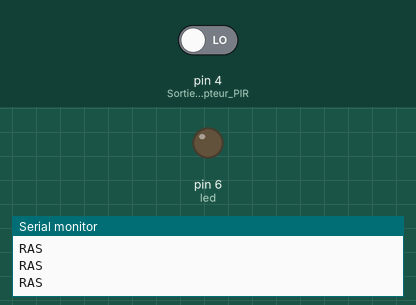
This sketch was run on a simulated Arduino Uno, built with avr-gcc and run on an emulated ATmega328P. Parts: output pins drawn as LEDs (lit = HIGH), the last lines printed to the serial monitor. Inputs (shaded band) come from the test bench; at power-on: pin 4 (Sortie_capteur_PIR) LOW.

Above: at 1.2 s.
1.3 s: pin 4 (Sortie_capteur_PIR) driven HIGH
At 1.6 s:
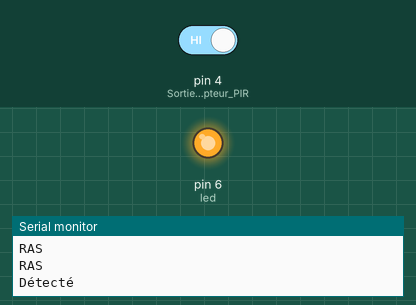
4.3 s: pin 4 (Sortie_capteur_PIR) driven LOW
At 5.3 s:
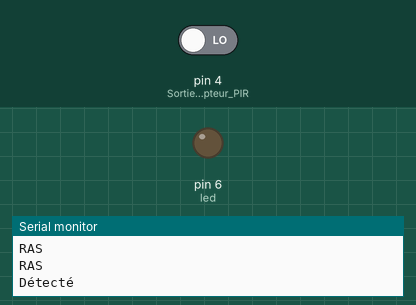
Timing chart, 0 to 7.3 s (numbered marks = the images above; inputs shaded):
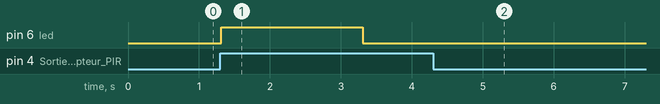

The sketch:

capteur_mouvement.ino
```cpp
int Sortie_capteur_PIR=4; //on définie la broche 4 de l'arduino comme la sortie du capteur
int valeur_PIR=0;//on initialise la détection de mouvement à 0
int led=6;//broche de la led

void setup() {
  Serial.begin(9600);
  pinMode(Sortie_capteur_PIR,INPUT);//on définie la sortie du capteur comme une entrée de arduino
  pinMode(led,OUTPUT);//on défine la broche de la LED comme une sortie dans arduino
}
void loop() {
   valeur_PIR=digitalRead(Sortie_capteur_PIR);//Lecture de la broche 4 : la soitie du capteur
  if(valeur_PIR){//si mouvement détecté
    Serial.println("Détecté");
    digitalWrite(led,HIGH);//on allume la LED
    delay(2000);//on attend 0,5s avant de l'éteindre
    digitalWrite(led,LOW);//on éteind la LED
    delay(2000);//on attend 0,5s avant de la rallumer
    }
    else{
      Serial.println("RAS");
      }
}
```

Measured:
- after the input at 1.3 s, pin 6 (led): LOW → HIGH at once, → LOW 2.0 s later
- after the input at 4.3 s, pin 6 (led): stops changing and stays LOW
